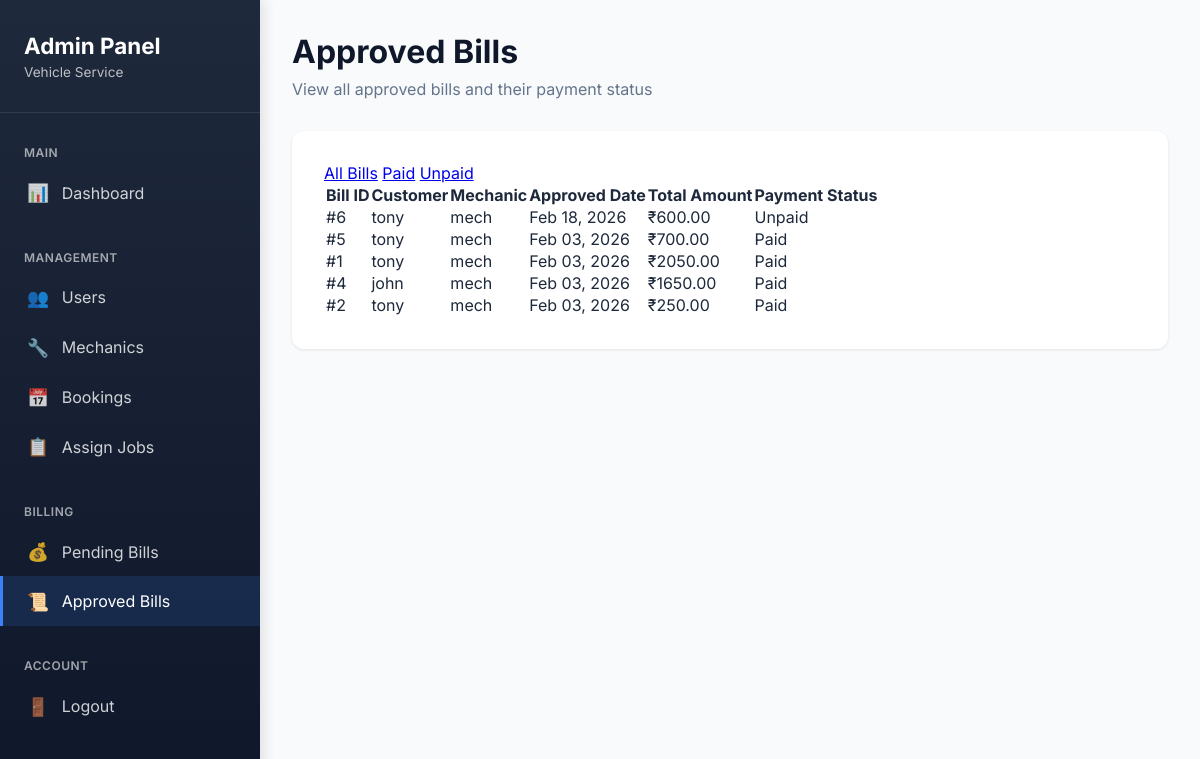
The app's page /adminpanel/bills/approved/ (signed in) with its own data.
### billing/models.py (models this page shows, shortened)
class Bill(models.Model):
    jobcard = models.OneToOneField('mech.JobCard', on_delete=models.CASCADE)
    labour_cost = models.DecimalField(max_digits=10, decimal_places=2, default=0)
    parts_total = models.DecimalField(max_digits=10, decimal_places=2, default=0)
    total_amount = models.DecimalField(max_digits=10, decimal_places=2, default=0)
    is_submitted_by_mechanic = models.BooleanField(default=False)
    is_approved_by_admin = models.BooleanField(default=False)
    submitted_at = models.DateTimeField(null=True, blank=True)
    approved_at = models.DateTimeField(null=True, blank=True)
    is_paid = models.BooleanField(default=False)
    paid_at = models.DateTimeField(null=True, blank=True)
    payment_method = models.CharField(max_length=50, null=True, blank=True)
    created_at = models.DateTimeField(auto_now_add=True)

### mech/models.py (models this page shows, shortened)
class JobCard(models.Model):
    booking = models.ForeignKey('booking.Booking', on_delete=models.CASCADE)
    mechanic = models.ForeignKey(User, on_delete=models.CASCADE)
    work_start_time = models.DateTimeField(null=True, blank=True)
    work_end_time = models.DateTimeField(null=True, blank=True)
    remarks = models.TextField(blank=True)
    created_at = models.DateTimeField(auto_now_add=True)

### booking/models.py (models this page shows, shortened)
class Booking(models.Model):
    SERVICE_CHOICE = [
        ('general', 'General Service'),
        ('oil', 'Oil Change'),
        ('engine', 'Engine Work'),
        ('brake', 'Brake Service'),
        ('other', 'Other'),
    ]
    STATUS_CHOICE = [
        ('pending', 'Pending'),
        ('approved', 'Approved'),
        ('in_progress', 'In Progress'),
        ('completed', 'Completed'),
        ('cancelled', 'Cancelled'),
    ]
    customer = models.ForeignKey(
        Customer,
        on_delete=models.CASCADE
    )
    service_type = models.CharField(
        max_length=20,
        choices=SERVICE_CHOICE
    )
    problem_description = models.TextField(
        blank=True,
        help_text="Customer can describe their problem here"
    )
    preferred_date = models.DateField()
    preferred_time = models.TimeField()
    status = models.CharField(
        max_length=20,
        choices=STATUS_CHOICE,
        default='pending'
    )
    created_at = models.DateTimeField(auto_now_add=True)

### customers/models.py (models this page shows, shortened)
class Customer(models.Model):
    user = models.OneToOneField(
        User,
        on_delete=models.CASCADE,
        related_name='customer_profile'
    )
    phone = models.CharField(max_length=15)

### adminpanel/views.py (the view)
# urls.py: path('bills/approved/', views.approved_bills, name='approved_bills'),
@login_required
@user_passes_test(is_admin)
def approved_bills(request):
    status_filter = request.GET.get('status', 'all')
    bills = Bill.objects.filter(is_approved_by_admin=True).select_related(
        'jobcard__booking__customer__user',
        'jobcard__mechanic'
    ).order_by('-approved_at')
    if status_filter == 'paid':
        bills = bills.filter(is_paid=True)
    elif status_filter == 'unpaid':
        bills = bills.filter(is_paid=False)
    context = {
        'bills': bills,
        'status_filter': status_filter
    }
    return render(request, 'adminpanel/approved_bills.html', context)

### adminpanel/views.py (called while the page is built)
def is_admin(user):
    return user.is_staff or user.is_superuser

### adminpanel/templates/adminpanel/approved_bills.html (shortened to what this page needs)
{% extends 'adminpanel/base_admin.html' %}
{% block content %}
<div class="page-header">
    <h1 class="page-title">Approved Bills</h1>
    <p class="page-subtitle">View all approved bills and their payment status</p>
</div>
<div class="content-wrapper">
    <div class="filter-bar">
        <a href="?status=all" class="filter-btn {% if status_filter == 'all' %}active{% endif %}">All Bills</a>
        <a href="?status=paid" class="filter-btn {% if status_filter == 'paid' %}active{% endif %}">Paid</a>
        <a href="?status=unpaid" class="filter-btn {% if status_filter == 'unpaid' %}active{% endif %}">Unpaid</a>
    </div>
    {% if bills %}
    <table class="bills-table">
        <thead>
            <tr>
                <th>Bill ID</th>
                <th>Customer</th>
                <th>Mechanic</th>
                <th>Approved Date</th>
                <th>Total Amount</th>
                <th>Payment Status</th>
            </tr>
        </thead>
        <tbody>
            {% for bill in bills %}
            <tr>
                <td>#{{ bill.id }}</td>
                <td>{{ bill.jobcard.booking.customer.user.username }}</td>
                <td>{{ bill.jobcard.mechanic.username }}</td>
                <td>{{ bill.approved_at|date:"M d, Y" }}</td>
                <td>₹{{ bill.total_amount }}</td>
                <td>
                    {% if bill.is_paid %}
                    <span class="status-badge status-paid">Paid</span>
                    {% else %}
                    <span class="status-badge status-unpaid">Unpaid</span>
                    {% endif %}
                </td>
            </tr>
            {% endfor %}
        </tbody>
    </table>
    {% else %}
    <div style="text-align: center; padding: 3rem; color: #64748b;">
        <div style="font-size: 3rem; margin-bottom: 1rem;">📜</div>
        <p>No bills found</p>
    </div>
    {% endif %}
</div>
{% endblock %}

### adminpanel/templates/adminpanel/base_admin.html (style rules this page uses)
* { margin: 0; padding: 0; box-sizing: border-box; }
body { font-family: 'Inter', system-ui, -apple-system, sans-serif; background: #f8fafc; color: #1e293b; display: flex; min-height: 100vh; }
.page-header { margin-bottom: 2rem; }
.page-title { font-size: 2rem; font-weight: 700; color: #0f172a; margin-bottom: 0.5rem; }
.page-subtitle { color: #64748b; font-size: 1rem; }
.content-wrapper { background: white; border-radius: 12px; padding: 2rem; box-shadow: 0 1px 3px rgba(0, 0, 0, 0.1); }

### records on screen
Bill: id "6", jobcard.booking.customer.user.username "tony", jobcard.mechanic.username "mech", approved_at "Feb 18, 2026", total_amount "600.00", is_paid "Unpaid"
Bill: id "5", jobcard.booking.customer.user.username "tony", jobcard.mechanic.username "mech", approved_at "Feb 03, 2026", total_amount "700.00", is_paid "Paid"
Bill: id "1", jobcard.booking.customer.user.username "tony", jobcard.mechanic.username "mech", approved_at "Feb 03, 2026", total_amount "2050.00", is_paid "Paid"
Bill: id "4", jobcard.booking.customer.user.username "john", jobcard.mechanic.username "mech", approved_at "Feb 03, 2026", total_amount "1650.00", is_paid "Paid"
Bill: id "2", jobcard.booking.customer.user.username "tony", jobcard.mechanic.username "mech", approved_at "Feb 03, 2026", total_amount "250.00", is_paid "Paid"
